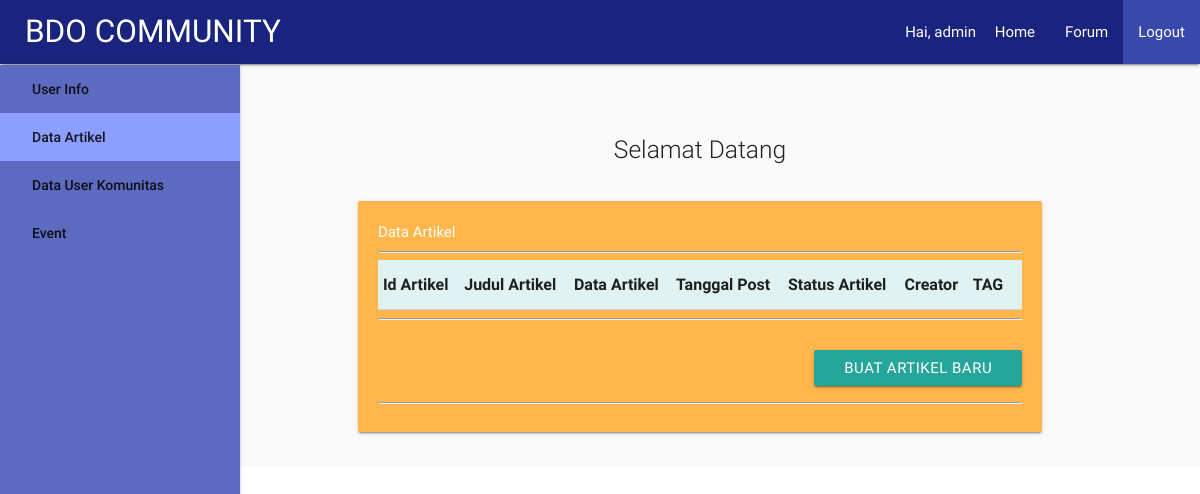
Before: /dashboard/hi_dataartikel.php (signed in) with the older database file.
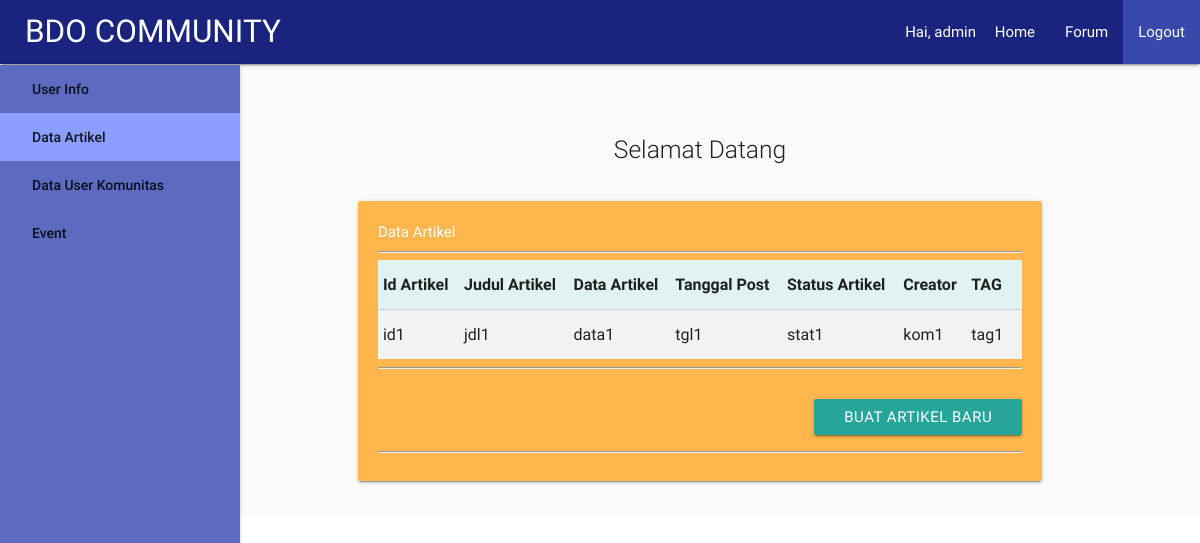
After: the same page with the newer database file.
### tables this page shows
CREATE TABLE `data_artikel` (
  `idArtikel` varchar(10) NOT NULL,
  `jdlArtikel` varchar(60) NOT NULL,
  `dtArtikel` text NOT NULL,
  `tglArtikel` varchar(30) NOT NULL,
  `statusArtikel` varchar(30) NOT NULL,
  `creatorArtikel` varchar(30) NOT NULL,
  `idTag` varchar(10) NOT NULL
);

### proses/proses_cekSession.php (called while the page is built, shortened)
<?php
if(!isset($_SESSION['session_user'])){
  header('Location: ../index.php');
}else{
  $user = $_SESSION['session_user'];
  $komunitas = $_SESSION['session_komunitas'];
}
?>

### dashboard/hi_dataartikel.php (the view, shortened to what this page needs)
<?php
include("../proses/proses_cekSession.php");
include("../proses/proses_koneksi.php");
if($role == 1){
  $r = "Super Admin";
  $query = "SELECT * FROM data_artikel";
  $result = mysqli_query($conn,$query);
}else if($role == 2){
  $query = "SELECT * FROM data_artikel WHERE creatorArtikel = '$komunitas'";
  $result = mysqli_query($conn,$query);
}else{
  header('Location: ../index.php');
}
?>
<html>
<head>
  <link href="../css/materialize.css" rel="stylesheet">
  <link href="../css/style.css" rel="stylesheet">
</head>
<body>
  <div class="navbar-fixed">
    <nav >
      <div class="nav-wrapper indigo darken-4" >
        <a href="#" class="brand-logo" style="margin-left:25px;">BDO COMMUNITY</a>
        <ul id="nav-mobile" class="right hide-on-med-and-down">
          <li>Hai, <?php echo $user; ?>&nbsp;</li>
          <li><a href="../">Home</a></li>
          <li><a href="#">Forum</a></li>
          <li><a class="indigo darken-1" href="../proses/proses_logOut.php">Logout</a></li>
        </ul>
      </div>
    </nav>
  </div>
  <div class="row">
    <header class="col s2">
      <ul style="width:240px; margin-top:65px;" class="side-nav fixed indigo lighten-1">
        <a href="hi_index.php">User Info</a></li>
        <a href="#" class="indigo accent-1">Data Artikel</a></li>
        <a href="hi_datauserkomunitas.php">Data User Komunitas</a></li>
        <a href="hi_dataevent.php">Event</a></li>
      </ul>
    </header>
    <div class="col s10 grey lighten-5">
      <div class="section no-pad-bot grey lighten-5" id="index-banner">
        <div class="container">
          <br><br>
          <div class="row center">
            <h5 class="header col s12 light">
              Selamat Datang
            </h5>
          </div>
          <div class="row">
            <div class="col s12">
              <div class="card-panel orange lighten-2 s12 white-text" style="padding:20px;">
                <table class="teal lighten-5 highlight striped">
                  Data Artikel<hr>
                  <thead>
                    <tr>
                      <th>Id Artikel</th>
                      <th>Judul Artikel</th>
                      <th>Data Artikel</th>
                      <th>Tanggal Post</th>
                      <th>Status Artikel</th>
                      <th>Creator</th>
                      <th>TAG</th>
                      <th></th>
                    </tr>
                  </thead>
                  <tbody>
                    <?php while($row = mysqli_fetch_array($result)){?>
                    <tr>
                      <td><?php echo $row[0]; ?></td>
                      <td><?php echo $row[1]; ?></td>
                      <td><?php echo $row[2]; ?></td>
                      <td><?php echo $row[3]; ?></td>
                      <td><?php echo $row[4]; ?></td>
                      <td><?php echo $row[5]; ?></td>
                      <td><?php echo $row[6]; ?></td>
                      <td></td>
                    </tr>
                    <?php } ?>
                  </tbody>
                </table>
                <hr><br>
                <a href="hi_newartikel.php"><div class="right waves-light btn">Buat Artikel Baru</div></a><br><br>
                <hr>
              </div>
            </div>
          </div>
        </div>
      </div>
    </div>
  </div>
</body>
</html>

Changed rows visible on the page:
added data_artikel: idArtikel "id1", jdlArtikel "jdl1", dtArtikel "data1", tglArtikel "tgl1", statusArtikel "stat1", creatorArtikel "kom1", idTag "tag1"
